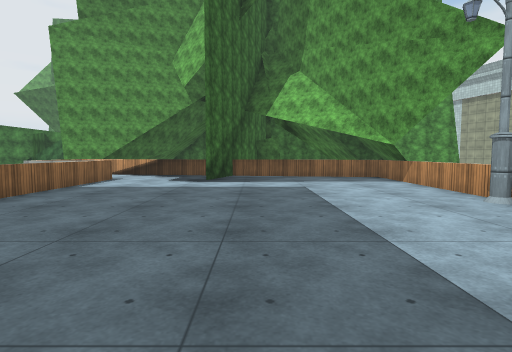
view 1 (above)

17 first-person views from a walk through a Unity game level. The camera is 1.3 m above the floor, tilts 4° down and sees 80° across. Doors are open. The floor is counted in squares, 2 m on a side. Each view is taken from the middle of a square. On the plan, view 1 faces up. The plan holds only what a view shows up to about 10 squares ahead; the rest is blank. The place goes on beyond the plan. Some surface patterns are stand-ins.

view 2
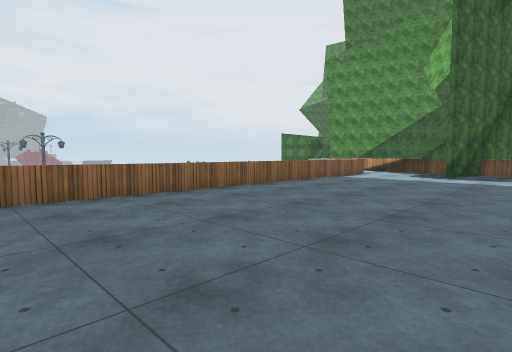

view 3
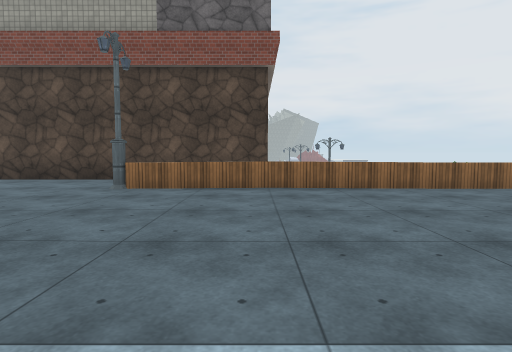

view 4
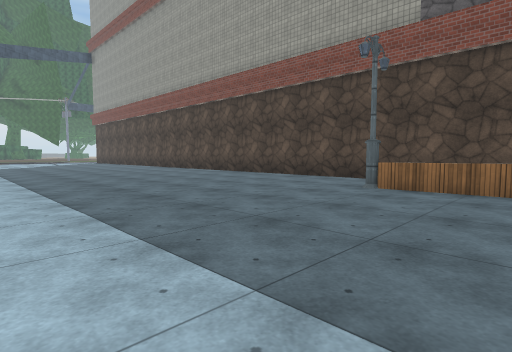

view 5
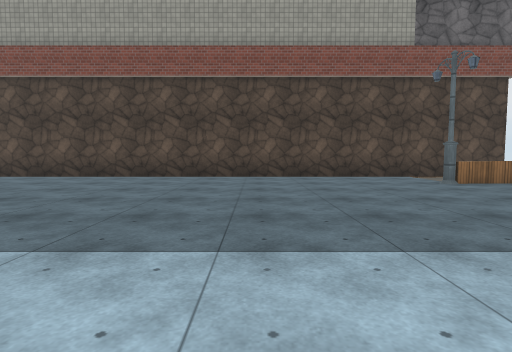

view 6
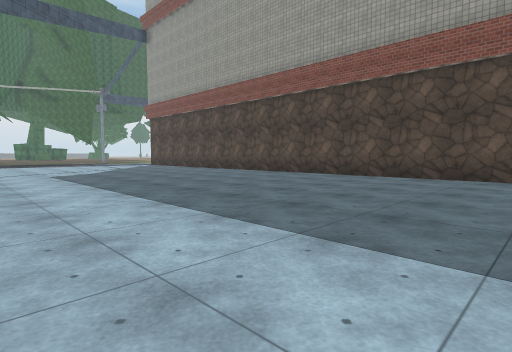

view 7
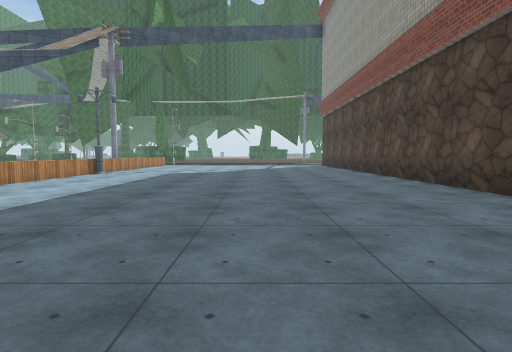

view 8
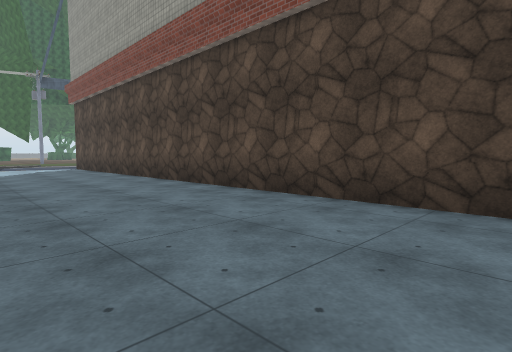

view 9
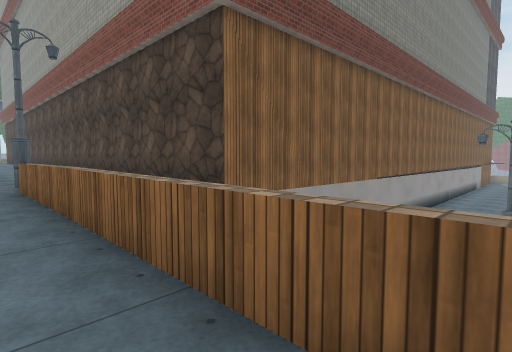

view 10
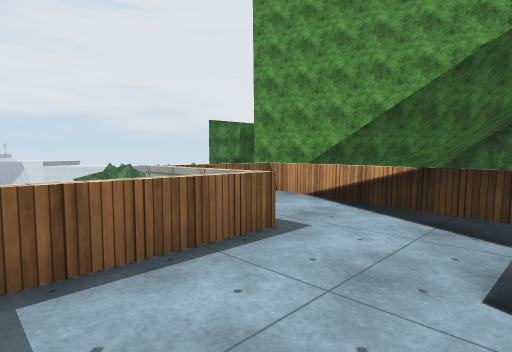

view 11
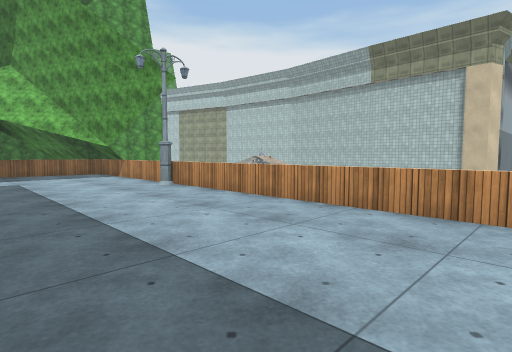

view 12
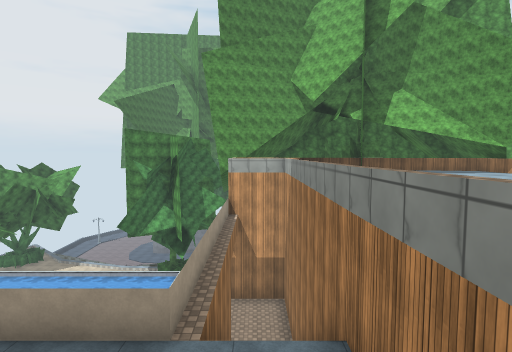

view 13
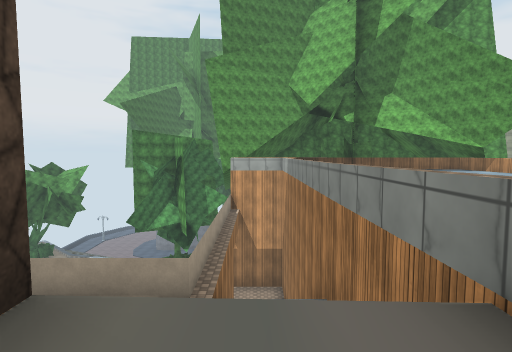

view 14
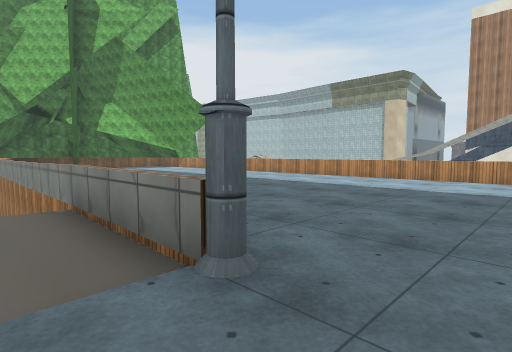

view 15
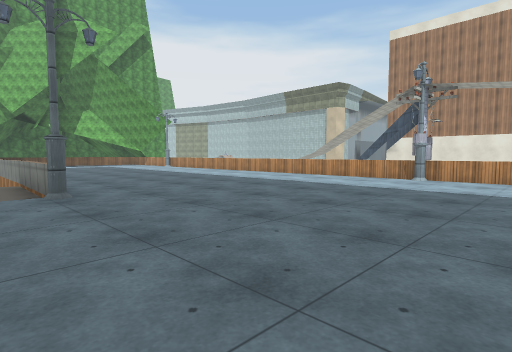

view 16
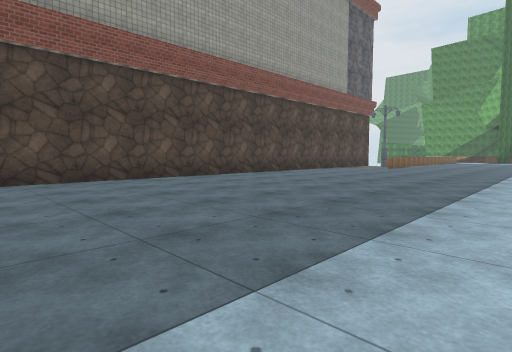

view 17
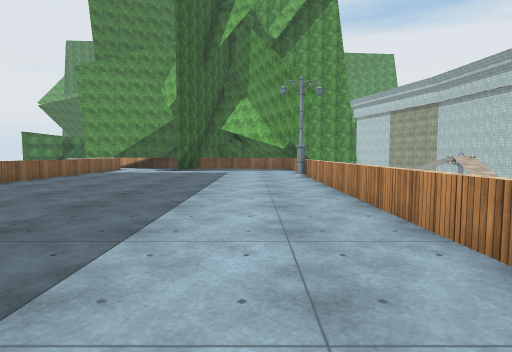

### Floor plan
Key: @ floor where view 1 was taken; # wall or solid block; . main floor; - floor 9.5 m lower than the main floor; = window, fence, low wall or low ledge; v drop or lower ground; O other object.
Columns run from 14 left of view 1 to 4 right of it. Each row starts with its distance up from view 1.
 11        ####
 10         ==##
  9         =.# #####
  8         ===. ## .
  7         vv=...= .#
  6         vv=.......
  5         vv=.......
  4         v =......O
  3         v =.......
  2         v =.......
  1         v =.......-
  0       vvvv=...@...-
 -1           =.......-
 -2           =.......-
 -3 #########.=.......-
 -4         #.=.......
 -5         #.=.......
 -6         #.O.......
 -7         #.........
 -8         #........O
 -9         #.........
-10         #.........
-11         #.........
-12         #.........
-13         #.........
-14         #.........
-15         #.........
-16         #.........
-17         #.........
-18         #.........
-19         #.........
-20         #........

Positions as (right, up) in squares from view 1, and headings:
1: (0, 0), facing up
2: (1, -2), facing up-left
3: (2, -3), facing left
4: (2, -3), facing down-left
5: (3, -10), facing left
6: (3, -10), facing down-left
7: (-2, -10), facing down
8: (-2, -13), facing down-left
9: (-3, 1), facing down-left
10: (-2, 6), facing up-left
11: (0, -2), facing up-right
12: (-5, -3), facing up
13: (-5, -4), facing up
14: (-5, -7), facing up-right
15: (-5, -11), facing up-right
16: (2, -20), facing up-left
17: (2, -5), facing up
